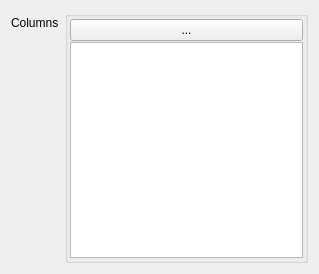
<?xml version="1.0" encoding="UTF-8"?>
<ui version="4.0">
 <class>mbCoreWidgetSettingsDataView</class>
 <widget class="QWidget" name="mbCoreWidgetSettingsDataView">
  <property name="geometry">
   <rect>
    <x>0</x>
    <y>0</y>
    <width>319</width>
    <height>274</height>
   </rect>
  </property>
  <property name="windowTitle">
   <string>Form</string>
  </property>
  <layout class="QFormLayout" name="formLayout">
   <item row="0" column="0">
    <widget class="QLabel" name="label_2">
     <property name="text">
      <string>Columns</string>
     </property>
    </widget>
   </item>
   <item row="0" column="1">
    <widget class="QGroupBox" name="grDataViewColumns">
     <property name="title">
      <string/>
     </property>
     <property name="checkable">
      <bool>false</bool>
     </property>
     <layout class="QVBoxLayout" name="verticalLayout">
      <property name="spacing">
       <number>1</number>
      </property>
      <property name="leftMargin">
       <number>2</number>
      </property>
      <property name="topMargin">
       <number>2</number>
      </property>
      <property name="rightMargin">
       <number>2</number>
      </property>
      <property name="bottomMargin">
       <number>2</number>
      </property>
      <item>
       <widget class="QPushButton" name="btnEditDataViewColumns">
        <property name="text">
         <string>...</string>
        </property>
       </widget>
      </item>
      <item>
       <widget class="QListWidget" name="lsDataViewColumns"/>
      </item>
     </layout>
    </widget>
   </item>
  </layout>
 </widget>
 <resources/>
 <connections/>
</ui>
